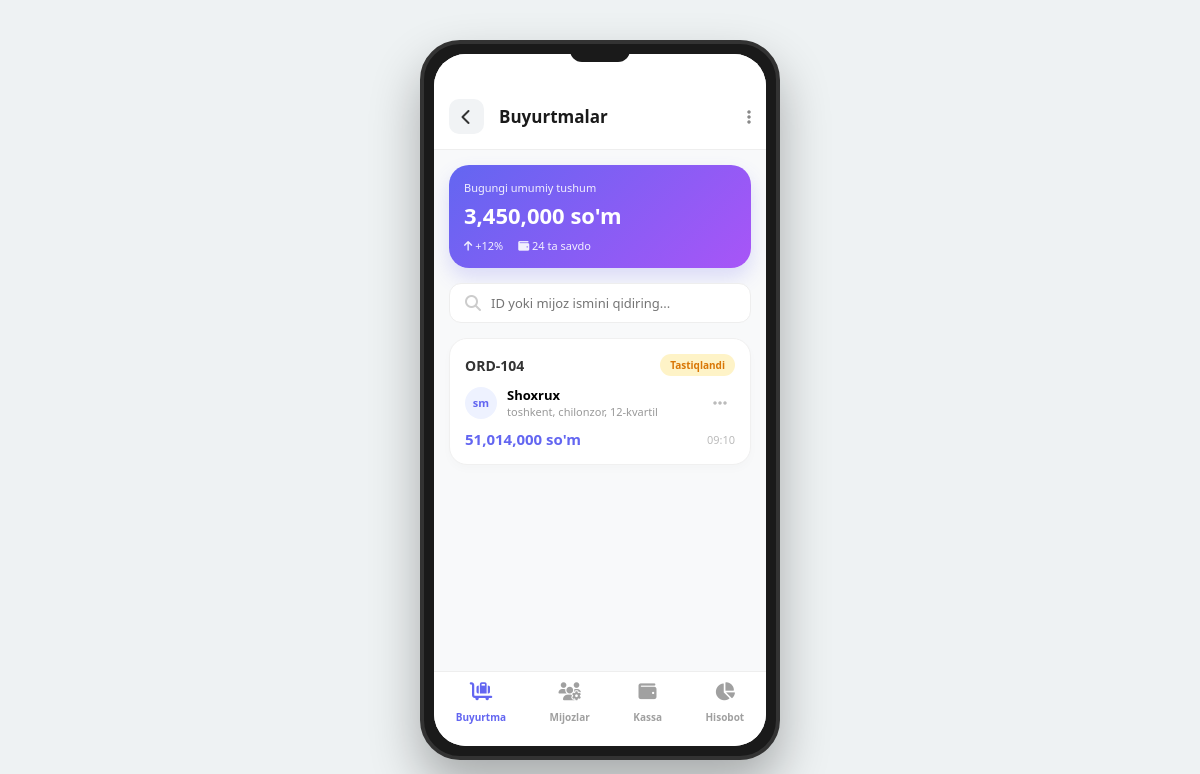
Page /buyurtma_admin/ on the committed database.
### app/models.py (models this page shows, shortened)
class BaseCreatedModel(models.Model):
    created_at = models.DateTimeField(auto_now_add=True)
    updated_at = models.DateTimeField(auto_now=True)
    class Meta:
        abstract = True

class Order(BaseCreatedModel):
    class OrderStatusChoice(models.TextChoices):
        PENDING = 'Kutilmoqda', 'Kutilmoqda'          # Buyurtma tushdi, lekin hali ko'rilmadi
        CONFIRMED = 'Tasdiqlandi', 'Tasdiqlandi'     # Admin buyurtmani ko'rib, tasdiqladi
        PROCESSING = 'Tayyorlanmoqda', 'Tayyorlanmoqda' # Omborxonada qadoqlanmoqda
        SHIPPED = 'Yo‘lga chiqdi', 'Yo‘lga chiqdi'       # Kuryerga berildi yoki pochta yo'lida
        DELIVERED = 'Yetkazildi', 'Yetkazildi'      # Mijoz mahsulotni qabul qilib oldi
        CANCELLED = 'Bekor qilindi', 'Bekor qilindi'   # Mijoz yoki admin tomonidan bekor qilindi
        RETURNED = 'Qaytarildi', 'Qaytarildi'
    class PaymentMethodChoice(models.TextChoices):
        CASH = 'cash', 'Naqd pul'
        CARD = 'card', 'Plastik karta (Terminal)'
        CLICK = 'click', 'Click'
        PAYME = 'payme', 'Payme'
        UZUM = 'uzum', 'Uzum Bank'
    user = models.ForeignKey(Users, on_delete=models.CASCADE, related_name='orders')
    phone = models.CharField(max_length=20, blank=True, null=True)
    address = models.TextField(verbose_name="Zakar borishi kk bo'lgan manzil", blank=True, null=True)
    description = models.CharField(max_length=500, blank=True, null=True)
    is_status = models.CharField(
        max_length=30,
        choices=OrderStatusChoice.choices,
        default=OrderStatusChoice.PENDING
    )
    payment_method = models.CharField(
        max_length=20,
        choices=PaymentMethodChoice.choices,
        default=PaymentMethodChoice.CASH,
        verbose_name="To'lov usuli"
    )
    @property
    def total_order_price(self):
        return sum(item.item_total_price for item in self.items.all())

class Users(AbstractUser):
    class UserTypes(models.TextChoices):
        Admin = 'Admin', 'Admin'
        CLENT = 'Clent', 'Mijoz'
    avatar = models.ImageField(upload_to='avatar/', blank=True, null=True)
    user_type = models.CharField(max_length=500, choices=UserTypes.choices, default=UserTypes.CLENT)
    phone = models.CharField(max_length=50, blank=True, null=True)

class OrderItem(BaseCreatedModel):
    order = models.ForeignKey(Order, on_delete=models.CASCADE, related_name='items')
    product = models.ForeignKey(UzumProduct, on_delete=models.SET_NULL, related_name="order_items", null=True)
    price = models.BigIntegerField(help_text="Sotib olingan vaqtdagi narxi", editable=False)
    count = models.IntegerField(validators=[MinValueValidator(1)])
    @property
    def item_total_price(self):
        return self.price * self.count

### app/admin_viuw.py (the view)
# urls.py: path('buyurtma_admin/', buyurtma_admin, name='buyurtma_admin'),
def buyurtma_admin(request):
    order = Order.objects.all().order_by('created_at')
    return render(request, 'admin/buyurtma.html', {'orders': order})

### app/context_processors.py (called while the page is built)
def cart_item_count(request):
    count = 0
    if request.user.is_authenticated:
        count = ShopingModel.objects.filter(user=request.user).count()
    return {'cart_item_count': count}

### templates/admin/buyurtma.html (shortened to what this page needs)
{% load humanize %}
<!DOCTYPE html>
<html lang="uz">
<head>
  <link rel="stylesheet" href="https://cdnjs.cloudflare.com/ajax/libs/font-awesome/6.4.0/css/all.min.css" />
</head>
<body>
  <div class="phone">
    <div class="notch"></div>
    <div class="screen">
      <header class="header">
        <a href="{% url 'admin_home' %}" class="back-btn">
          <i class="fa-solid fa-chevron-left"></i>
        </a>
        <div class="header-title">Buyurtmalar</div>
        <i class="fa-solid fa-ellipsis-vertical" style="color: #888;"></i>
      </header>
      <div class="kassa-preview">
        <div>Bugungi umumiy tushum</div>
        <h2><span class="count-money" data-target="3450000">0</span> so'm</h2>
        <div style="margin-top: 8px; display: flex; gap: 15px;">
          <span><i class="fa-solid fa-arrow-up"></i> +<span class="count-percent" data-target="12">0</span>%</span>
          <span><i class="fa-solid fa-wallet"></i> <span class="count-simple" data-target="24">0</span> ta savdo</span>
        </div>
      </div>
      <div class="search-bar">
        <i class="fa-solid fa-magnifying-glass" style="color: #ccc;"></i>
        <input type="text" placeholder="ID yoki mijoz ismini qidiring...">
      </div>
      <div class="content">
        {% if orders %}
          {% for order in orders %}
            <a href="{% url 'buyurma_details' order.id %}" class="order-link">
              <div class="order-card">
                <div class="card-header">
                  <span class="order-id">ORD-{{ order.id }}</span>
                  <span class="status-pill">Tastiqlandi</span>
                </div>
                <div class="client-info">
                  <div class="avatar" style="background: #eef2ff; color: #6366f1;">sm</div>
                  <div>
                    <div style="font-size: 13px; font-weight: 700;">{{ order.user.username |capfirst }}</div>
                    <div style="font-size: 11px; color: #999;">{{ order.address }}</div>
                  </div>
                  <div class="more-options" style="margin-left: auto;" onclick="event.preventDefault(); event.stopPropagation(); toggleSheet()">
                     <i class="fa-solid fa-ellipsis"></i>
                  </div>
                </div>
                <div style="display: flex; justify-content: space-between; align-items: center; margin-top: 10px;">
                  <div class="price-tag">{{ order.total_order_price | intcomma}} so'm</div>
                  <div style="font-size: 11px; color: #bbb;">{{ order.created_at|date:"H:i" }}</div>
                </div>
              </div>
            </a>
          {% endfor %}
        {% else %}
          <div style="text-align: center; padding: 40px 20px; color: #999;">
            <i class="fa-solid fa-inbox" style="font-size: 48px; margin-bottom: 15px; display: block;"></i>
            <p>Buyurtmalar mavjud emas</p>
          </div>
        {% endif %}
      </div>
      <nav class="navbar">
        <a href="{% url 'buyurtma_admin' %}" class="nav-item active"><i class="fa-solid fa-cart-flatbed-suitcase"></i><span>Buyurtma</span></a>
        <a href="{% url 'mijozlar' %}" class="nav-item"><i class="fa-solid fa-users-gear"></i><span>Mijozlar</span></a>
        <a href="{% url 'kassa' %}" class="nav-item"><i class="fa-solid fa-wallet"></i><span>Kassa</span></a>
        <a href="{% url 'hisobothtml' %}" class="nav-item"><i class="fa-solid fa-chart-pie"></i><span>Hisobot</span></a>
      </nav>
    </div>
  </div>
</body>
</html>

### templates/admin/buyurtma.html (style rules this page uses)
* { margin: 0; padding: 0; box-sizing: border-box; font-family: 'Segoe UI', sans-serif; }
body { background: #eef2f3; display: flex; justify-content: center; align-items: center; min-height: 100vh; }
.phone { width: 360px; height: 720px; background: #1a1a1a; border-radius: 40px; padding: 10px; box-shadow: 0 25px 50px rgba(0,0,0,0.3); position: relative; border: 4px solid #333; }
.screen { width: 100%; height: 100%; background: #f8f9fa; border-radius: 32px; overflow: hidden; position: relative; display: flex; flex-direction: column; }
.notch { width: 60px; height: 18px; background: #1a1a1a; position: absolute; top: 0; left: 50%; transform: translateX(-50%); border-bottom-left-radius: 12px; border-bottom-right-radius: 12px; z-index: 110; }
.header { padding: 45px 15px 15px; background: #fff; border-bottom: 1px solid #eee; display: flex; align-items: center; justify-content: space-between; }
.back-btn { width: 35px; height: 35px; display: flex; align-items: center; justify-content: center; background: #f1f3f5; border-radius: 10px; cursor: pointer; color: #333; text-decoration: none; }
.header-title { font-size: 17px; font-weight: 700; color: #1a1a1a; flex: 1; margin-left: 15px; }
.kassa-preview { margin: 15px; background: linear-gradient(135deg, #6366f1, #a855f7); padding: 15px; border-radius: 20px; color: #fff; box-shadow: 0 10px 20px rgba(99, 102, 241, 0.2); animation: slideDown 0.6s ease-out; }
.kassa-preview div { font-size: 11px; opacity: 0.9; }
.kassa-preview h2 { font-size: 22px; margin-top: 5px; font-weight: 800; }
.search-bar { margin: 0 15px 15px; background: #fff; padding: 10px 15px; border-radius: 12px; display: flex; align-items: center; gap: 10px; border: 1px solid #eee; }
.search-bar input { border: none; outline: none; font-size: 13px; width: 100%; }
.content { flex: 1; overflow-y: auto; padding: 0 15px 100px; }
.order-link { text-decoration: none; color: inherit; display: block; }
.order-card { background: #fff; border-radius: 18px; padding: 15px; margin-bottom: 12px; box-shadow: 0 4px 10px rgba(0,0,0,0.02); border: 1px solid #f0f0f0; animation: fadeIn 0.8s ease; transition: background 0.2s; }
.card-header { display: flex; justify-content: space-between; align-items: center; margin-bottom: 10px; }
.order-id { font-weight: 700; color: #333; font-size: 14px; }
.status-pill { font-size: 10px; padding: 4px 10px; border-radius: 20px; font-weight: 700; background: #fef3c7; color: #d97706; }
.client-info { display: flex; align-items: center; gap: 10px; margin: 10px 0; }
.avatar { width: 32px; height: 32px; border-radius: 50%; background: #eee; display: flex; align-items: center; justify-content: center; font-size: 11px; font-weight: bold; }
.price-tag { font-weight: 800; color: #6366f1; font-size: 15px; }
.more-options { width: 30px; height: 30px; display: flex; align-items: center; justify-content: center; cursor: pointer; color: #bbb; border-radius: 50%; z-index: 5; }
.navbar { position: absolute; bottom: 0; width: 100%; height: 75px; background: #fff; display: flex; justify-content: space-around; align-items: center; border-top: 1px solid #eee; padding-bottom: 10px; }
.nav-item { text-decoration: none; color: #a0a0a0; text-align: center; }
.nav-item.active { color: #6366f1; }
.nav-item i { font-size: 18px; margin-bottom: 4px; display: block; }
.nav-item span { font-size: 10px; font-weight: 600; }

### rows in the picture
Order: id "104", user.username "Shoxrux", address "toshkent, chilonzor, 12-kvartil", total_order_price "51,014,000", created_at "09:10"
